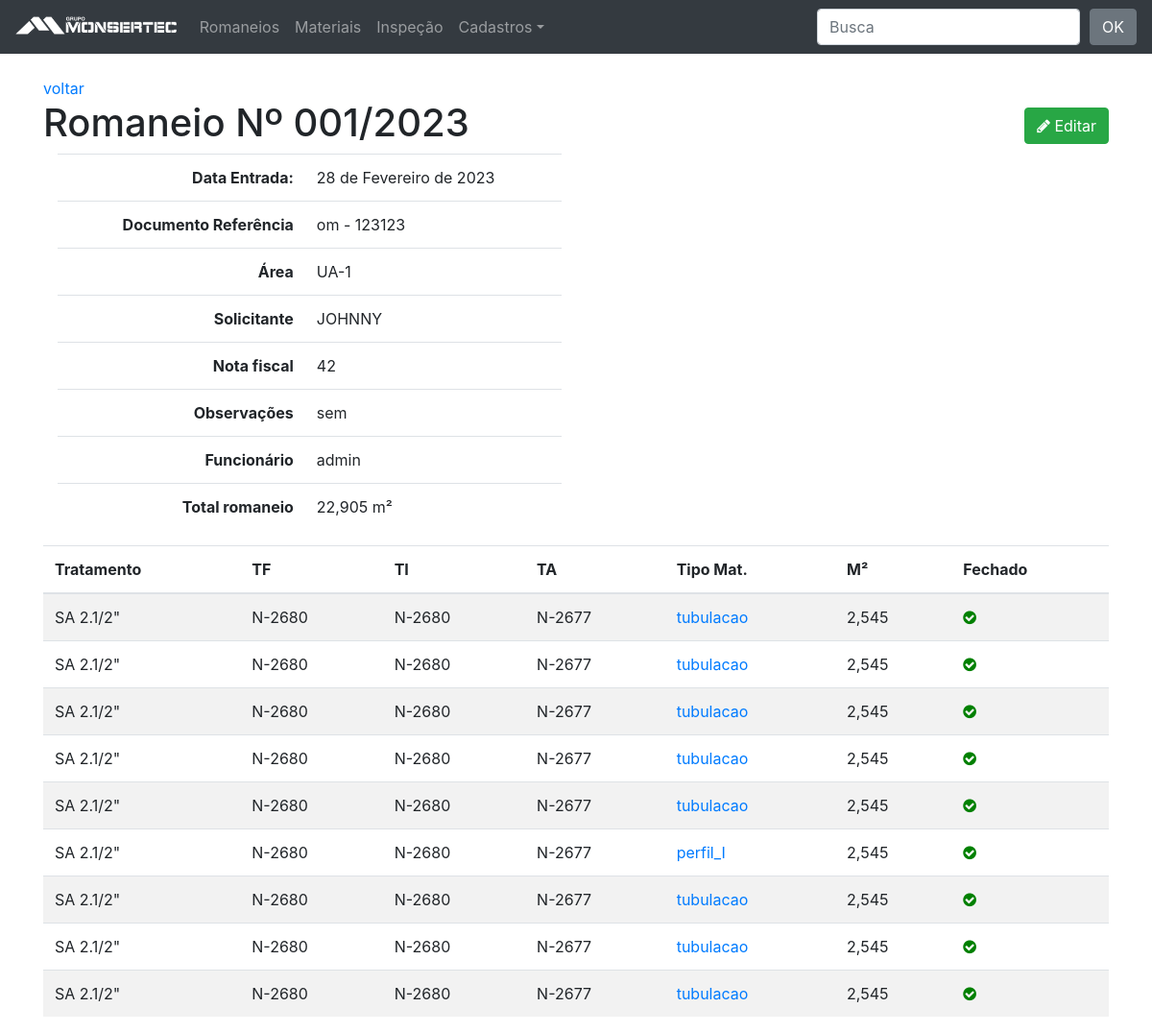
The page /romaneios/1/ on the database its author committed.
### romaneio/models.py (models this page shows, shortened)
class Romaneio(models.Model):
    funcionario = models.ForeignKey(User, on_delete=models.CASCADE)
    entrada = models.DateField(verbose_name='Data de Entrada')
    nf = models.CharField('NF',max_length=15, blank=True, null=True)
    romaneio = models.CharField(max_length=15, unique=True)
    documento = models.CharField('documento referência', max_length=20, blank=True, null=True)
    obs = models.CharField('Obs',blank=True, null=True, max_length=40)
    area = models.ForeignKey(Area, on_delete=models.CASCADE)
    solicitante = models.ForeignKey(Solicitante, on_delete=models.CASCADE)
    relatorio = models.CharField('relatorio',blank=True, null=True, max_length=10)
    class Meta:
        ordering = ('romaneio',)
    def __str__(self):
        return self.romaneio

class Area(models.Model):
    area = models.CharField(max_length=30, unique=True)
    class Meta:
        ordering = ('area',)
    def __str__(self):
        return self.area

class Solicitante(models.Model):
    solicitante = models.CharField(max_length=30, unique=True)
    class Meta:
        ordering = ('solicitante',)
    def __str__(self):
        return self.solicitante

### material/models.py (models this page shows, shortened)
class Material(TimeStampedModel):
    concluido =  models.BooleanField(default=False)
    n_romaneio = models.ForeignKey(Romaneio, on_delete=models.CASCADE, related_name='romaneios')
    jato = models.ForeignKey(Tratamento, on_delete=models.CASCADE, blank=True, null=True)
    tf = models.ForeignKey(TintaFundo, on_delete=models.CASCADE, blank=True, null=True)
    ti = models.ForeignKey(TintaIntermediaria, on_delete=models.CASCADE, blank=True, null=True)
    ta = models.ForeignKey(TintaAcabamento, on_delete=models.CASCADE, blank=True, null=True)
    cor = models.CharField(max_length=15, blank=True, null=True)
    material = models.CharField(max_length=15, choices=MATERIAIS)
    descricao = models.CharField('Descrição',max_length=30, blank=True, null=True)
    polegada = models.CharField('Pol', max_length=4, blank=True, null=True)
    m_quantidade = models.DecimalField('M/QTD', max_digits=7, decimal_places=2, blank=True, null=True)
    m2 = models.DecimalField('M²', max_digits=7, decimal_places=3)
    raio = models.DecimalField('raio', max_digits=7, decimal_places=2, blank=True, null=True)
    largura = models.DecimalField('largura', max_digits=7, decimal_places=2, blank=True, null=True)
    altura = models.DecimalField('altura', max_digits=7, decimal_places=2, blank=True, null=True)
    comprimento = models.DecimalField('comprimento/lados', max_digits=7, decimal_places=2, blank=True, null=True)
    lados = models.DecimalField('QTD', max_digits=7, decimal_places=2, blank=True, null=True)
    relatorio = models.CharField(max_length=20, blank=True, null=True)
    class Meta:
        ordering = ('-created',)
    def get_absolute_url(self):
        return reverse_lazy('material:material_detail', kwargs={'pk': self.pk})

class Tratamento(models.Model):
    tratamento = models.CharField(max_length=30, unique=True)
    class Meta:
        ordering = ('tratamento',)
    def __str__(self):
        return self.tratamento

class TintaFundo(models.Model):
    tinta_fundo = models.CharField(max_length=30, unique=True)
    class Meta:
        ordering = ('tinta_fundo',)
    def __str__(self):
        return self.tinta_fundo

class TintaIntermediaria(models.Model):
    tinta_intermediaria = models.CharField(max_length=30, unique=True)
    class Meta:
        ordering = ('tinta_intermediaria',)
    def __str__(self):
        return self.tinta_intermediaria

class TintaAcabamento(models.Model):
    tinta_acabamento = models.CharField(max_length=30, unique=True)
    class Meta:
        ordering = ('tinta_acabamento',)
    def __str__(self):
        return self.tinta_acabamento

### romaneio/views.py (the view)
# urls.py: path('romaneios/<int:pk>/', v.romaneio_detail, name='romaneio_detail'),
def romaneio_detail(request, pk):
    template_name = 'romaneio_detail.html'
    obj = Romaneio.objects.get(pk=pk)
    materiais = obj.romaneios.all()
    metro_quadrado = 0
    for material in materiais:
        metro_quadrado += material.m2
    context = {'object': obj, 'metro':metro_quadrado}
    return render(request, template_name, context)

### romaneio/templates/romaneio_detail.html
{% extends "base.html" %}
{% block content %}
<a href="{% url 'romaneio:romaneio_list'  %}">voltar</a>
    <h1>Romaneio Nº {{ object }}
        <span class="pull-right">
            <a href="{% url 'romaneio:romaneio_edit' object.pk %}">
                <button type="button" class="btn btn-success">
                    <span class="fa fa-pencil"></span> Editar
                </button>
            </a>
        </span>
    </h1>
    <div class="col-sm-6">
        <table class="table table-user-information">
            <tbody>
                <tr>
                    <th class="text-right">Data Entrada:</th>
                    <td>
                        {{ object.entrada }}
                    </td>
                </tr>
                <tr>
                    <th class="text-right">Documento Referência</th>
                    <td>{{ object.documento }}</td>
                </tr>
                <tr>
                    <th class="text-right">Área</th>
                    <td> {{ object.area }}</td>
                </tr>
                <tr>
                    <th class="text-right">Solicitante</th>
                    <td>{{ object.solicitante }}</td>
                </tr>
                <tr>
                    <th class="text-right">Nota fiscal</th>
                    <td>{{ object.nf }}</td>
                </tr>
                <tr>
                    <th class="text-right">Observações</th>
                    <td>{{ object.obs }}</td>
                </tr>
                <tr>
                    <th class="text-right">Funcionário</th>
                    <td>{{ object.funcionario }}</td>
                </tr>
                <tr>
                    <th class="text-right">Total romaneio</th>
                    <td>{{ metro }} m²</td>
                </tr>
            </tbody>
        </table>
    </div>
    <table class="table table-striped">
        <thead>
            <tr>
                <th>Tratamento</th>
                <th>TF</th>
                <th>TI</th>
                <th>TA</th>
                <th>Tipo Mat.</th>
                <th>M²</th>
                <th>Fechado</th>
            </tr>
        </thead>
        <tbody>
            {% for obj in object.romaneios.all %}
            <tr>
                <td>{{ obj.jato }}</td>
                <td>{{ obj.tf }}</td>
                <td>{{ obj.ti }}</td>
                <td>{{ obj.ta}}</td>
                <td><a href="{{ obj.get_absolute_url }}">{{ obj.material }}</a></td>
                <td>{{ obj.m2 }}</td>
                <td>
                    {% if obj.concluido %}
                      <i class="fa fa-check-circle ok"></i>
                    {% else %}
                      <i class="fa fa-minus-circle no"></i>
                    {% endif %}
                </td>
            </tr>
            {% endfor %}
        </tbody>
    </table>
{% endblock content %}

### core/static/css/style.css (style rules this page uses)
body { margin-top: 80px; }
.ok { color: green; }

### rows shown on the page
Romaneio: romaneio "001/2023", entrada "28 de Fevereiro de 2023", documento "om - 123123", area "UA-1", solicitante "JOHNNY", nf "42", obs "sem", funcionario "admin"
Material: jato "SA 2.1/2\"", tf "N-2680", ti "N-2680", ta "N-2677", material "tubulacao", m2 "2,545", concluido True (drawn)
Material: jato "SA 2.1/2\"", tf "N-2680", ti "N-2680", ta "N-2677", material "tubulacao", m2 "2,545", concluido True (drawn)
Material: jato "SA 2.1/2\"", tf "N-2680", ti "N-2680", ta "N-2677", material "tubulacao", m2 "2,545", concluido True (drawn)
Material: jato "SA 2.1/2\"", tf "N-2680", ti "N-2680", ta "N-2677", material "tubulacao", m2 "2,545", concluido True (drawn)
Material: jato "SA 2.1/2\"", tf "N-2680", ti "N-2680", ta "N-2677", material "tubulacao", m2 "2,545", concluido True (drawn)
Material: jato "SA 2.1/2\"", tf "N-2680", ti "N-2680", ta "N-2677", material "perfil_I", m2 "2,545", concluido True (drawn)
Material: jato "SA 2.1/2\"", tf "N-2680", ti "N-2680", ta "N-2677", material "tubulacao", m2 "2,545", concluido True (drawn)
Material: jato "SA 2.1/2\"", tf "N-2680", ti "N-2680", ta "N-2677", material "tubulacao", m2 "2,545", concluido True (drawn)
Material: jato "SA 2.1/2\"", tf "N-2680", ti "N-2680", ta "N-2677", material "tubulacao", m2 "2,545", concluido True (drawn)

### other values the page prints
{{ metro }} "22,905"
